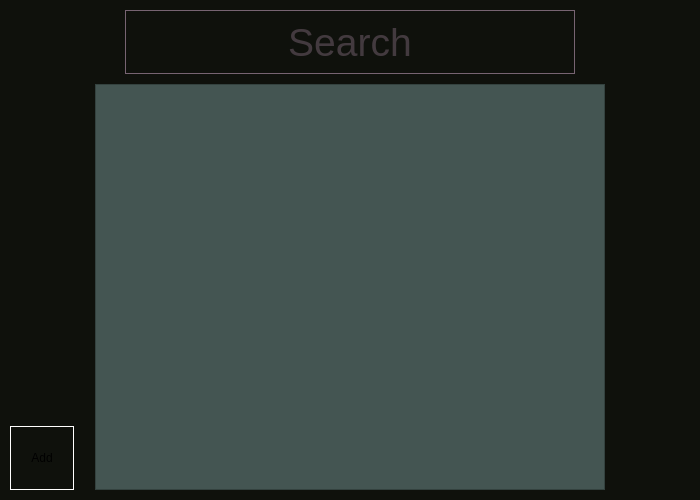
<?xml version="1.0" encoding="UTF-8"?>
<ui version="4.0">
 <class>PasswordWindow</class>
 <widget class="QMainWindow" name="PasswordWindow">
  <property name="geometry">
   <rect>
    <x>0</x>
    <y>0</y>
    <width>700</width>
    <height>500</height>
   </rect>
  </property>
  <property name="minimumSize">
   <size>
    <width>700</width>
    <height>500</height>
   </size>
  </property>
  <property name="maximumSize">
   <size>
    <width>700</width>
    <height>500</height>
   </size>
  </property>
  <property name="windowTitle">
   <string>MainWindow</string>
  </property>
  <property name="styleSheet">
   <string notr="true">background: #0F110C;</string>
  </property>
  <widget class="QWidget" name="centralwidget">
   <widget class="QLabel" name="passwordLogo">
    <property name="geometry">
     <rect>
      <x>10</x>
      <y>10</y>
      <width>64</width>
      <height>64</height>
     </rect>
    </property>
    <property name="cursor">
     <cursorShape>ArrowCursor</cursorShape>
    </property>
    <property name="toolTip">
     <string/>
    </property>
    <property name="styleSheet">
     <string notr="true">background: #0F110C;</string>
    </property>
    <property name="text">
     <string>&lt;html&gt;&lt;head/&gt;&lt;body&gt;&lt;p&gt;&lt;img src=&quot;:/images/passwordLogo64.png&quot;/&gt;&lt;/p&gt;&lt;/body&gt;&lt;/html&gt;</string>
    </property>
    <property name="alignment">
     <set>Qt::AlignCenter</set>
    </property>
   </widget>
   <widget class="QLineEdit" name="ajax">
    <property name="geometry">
     <rect>
      <x>125</x>
      <y>10</y>
      <width>450</width>
      <height>64</height>
     </rect>
    </property>
    <property name="font">
     <font>
      <pointsize>29</pointsize>
      <italic>false</italic>
      <bold>false</bold>
     </font>
    </property>
    <property name="styleSheet">
     <string notr="true">QLineEdit{
font: 300 29pt &quot;Open Sans&quot;;
background-color: #0F110C;
selection-background-color: #776472;
color: #776472;
border: 1px solid #776472;
}

QLineEdit:focus {
color: #0F110C;
background-color: #776472;
border: 1px solid #0F110C;
}</string>
    </property>
    <property name="alignment">
     <set>Qt::AlignCenter</set>
    </property>
    <property name="placeholderText">
     <string>Search</string>
    </property>
   </widget>
   <widget class="QLabel" name="home">
    <property name="geometry">
     <rect>
      <x>626</x>
      <y>426</y>
      <width>64</width>
      <height>64</height>
     </rect>
    </property>
    <property name="cursor">
     <cursorShape>PointingHandCursor</cursorShape>
    </property>
    <property name="toolTip">
     <string>Home</string>
    </property>
    <property name="styleSheet">
     <string notr="true">background: #0F110C;</string>
    </property>
    <property name="text">
     <string>&lt;html&gt;&lt;head/&gt;&lt;body&gt;&lt;p&gt;&lt;img src=&quot;:/images/home64.png&quot;/&gt;&lt;/p&gt;&lt;/body&gt;&lt;/html&gt;</string>
    </property>
   </widget>
   <widget class="QListWidget" name="list">
    <property name="geometry">
     <rect>
      <x>95</x>
      <y>84</y>
      <width>510</width>
      <height>406</height>
     </rect>
    </property>
    <property name="font">
     <font>
      <pointsize>-1</pointsize>
      <italic>false</italic>
      <bold>true</bold>
     </font>
    </property>
    <property name="styleSheet">
     <string notr="true">QListWidget {
background-color: #445552;
font: 600 23px &quot;Open Sans SemiBold&quot;;
color: white;
}
QListWidget:item:selected {
background: #A799B7;
border: none;
}</string>
    </property>
    <property name="verticalScrollBarPolicy">
     <enum>Qt::ScrollBarAlwaysOff</enum>
    </property>
    <property name="horizontalScrollBarPolicy">
     <enum>Qt::ScrollBarAlwaysOff</enum>
    </property>
   </widget>
   <widget class="QPushButton" name="add">
    <property name="geometry">
     <rect>
      <x>10</x>
      <y>426</y>
      <width>64</width>
      <height>64</height>
     </rect>
    </property>
    <property name="cursor">
     <cursorShape>PointingHandCursor</cursorShape>
    </property>
    <property name="styleSheet">
     <string notr="true">background: #0F110C;
border: 1px solid white;
font: 800 14pt &quot;Open Sans&quot;;</string>
    </property>
    <property name="text">
     <string>Add</string>
    </property>
   </widget>
  </widget>
 </widget>
 <resources/>
 <connections/>
</ui>
